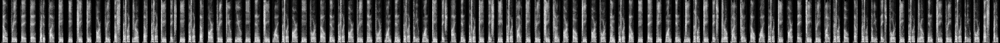
#> input picture hardware-rf/Spectre/dist/spectre.png, 1000 x 43 px, shrunk from 4494 x 192 before the run, found by its file name
$ python solve.py
#> lines starting #> are read from the running program, lines starting #| are printed output that depends on the picture; after the words box and inside, x2 and y2 are one past the last pixel; in counts of white or black regions, pixels touching at a corner belong together
import wave
from pathlib import Path
import numpy as np
from PIL import Image

def load_image(path):
#> called with path = 'dist/spectre.png'
    image = np.array(Image.open(path).convert("L"), dtype=np.float32) / 255
    low, high = np.percentile(image, [0.2, 99.85])
#> low = 0; high = 0.851
    if high > low:
        image = (image - low) / (high - low)
    return np.clip(image, 0, 1)
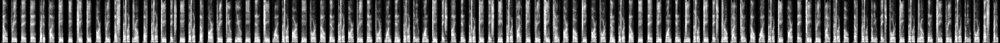
#> returned value: shape (43, 1000) float32; min 0, max 1, mean 0.308

def get_magnitude(image):
    image = image[::-1]
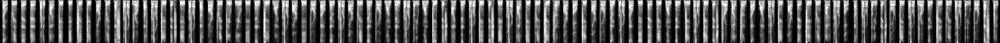
#> image: shape (43, 1000) float32; min 0, max 1, mean 0.308
    resized = Image.fromarray(np.round(image * 255).astype(np.uint8))
    resized = resized.resize((image.shape[1], 257), Image.Resampling.BICUBIC)
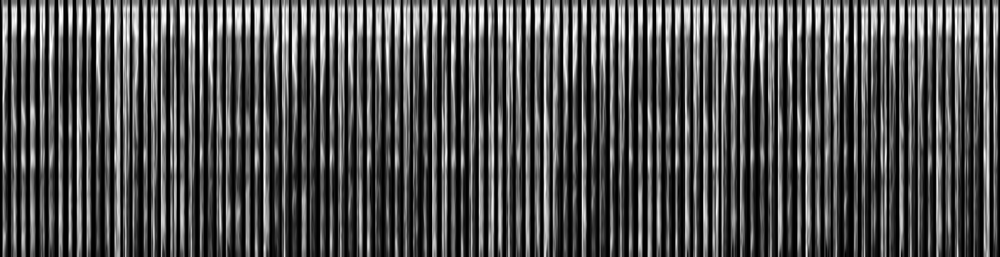
#> resized: PIL image 1000x257 L; min 0, max 255, mean 78.4
    spectrogram = np.array(resized, dtype=np.float32) / 255
    spectrogram = np.clip(spectrogram, 0, 1) ** 0.85

    magnitude = 10 ** ((-60 + 60 * spectrogram) / 20)
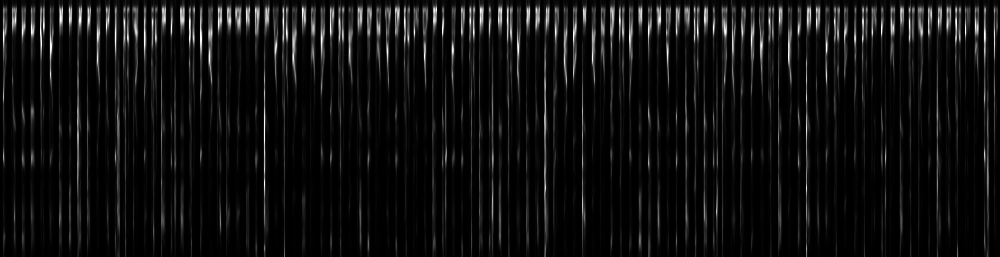
#> magnitude: shape (257, 1000) float32; min 0.001, max 1, mean 0.0609
    magnitude[0] *= 0.05
#> magnitude: shape (257, 1000) float32; 0.39% of pixels changed, all inside (x1, y1, x2, y2) = (0, 0, 1000, 1)
    magnitude /= magnitude.max() + 1e-8
    return magnitude.astype(np.float32)

def make_frames(frame_count):
    length = (frame_count - 1) * 192 + 512
    starts = np.arange(frame_count)[:, None] * 192
    indexes = starts + np.arange(512)[None, :]
    window = np.hanning(512).astype(np.float32)
    normalization = np.zeros(length, dtype=np.float32)

    np.add.at(normalization, indexes.ravel(), np.tile(window ** 2, frame_count))
    normalization[normalization < 1e-8] = 1
    return indexes, window, normalization

def stft(audio, indexes, window):
    frames = audio[indexes] * window
    return np.fft.rfft(frames, n=512, axis=1).T

def istft(spectrogram, indexes, window, normalization):
    frames = np.fft.irfft(spectrogram.T, n=512, axis=1).real.astype(np.float32)
    frames *= window
    audio = np.zeros(len(normalization), dtype=np.float32)
    np.add.at(audio, indexes.ravel(), frames.ravel())
    return audio / normalization

def griffin_lim(magnitude):
    indexes, window, normalization = make_frames(magnitude.shape[1])
    random = np.random.default_rng(20260722)
    phase = np.exp(2j * np.pi * random.random(magnitude.shape)).astype(np.complex64)

    for iteration in range(240):
        audio = istft(magnitude * phase, indexes, window, normalization)
        rebuilt = stft(audio, indexes, window)
        phase = rebuilt / (np.abs(rebuilt) + 1e-8)

        if iteration == 0 or (iteration + 1) % 50 == 0:
            error = np.linalg.norm(np.abs(rebuilt) - magnitude) / np.linalg.norm(magnitude)
            print(f"Iteration {iteration + 1}/240, error: {error:.4f}", flush=True)
#> this loop made 240 passes
#> error on passes 1, 50, 100, 150, 200: 0.553, 0.106, 0.0933, 0.088, 0.0848
#| Iteration 1/240, error: 0.5535
#| Iteration 50/240, error: 0.1055
#| Iteration 100/240, error: 0.0933
#| Iteration 150/240, error: 0.0880
#| Iteration 200/240, error: 0.0848
#> pass 1, in istft, `frames = np.fft.irfft(spectrogram.T, n=512, axis=1).real.astype(np.flo..`:
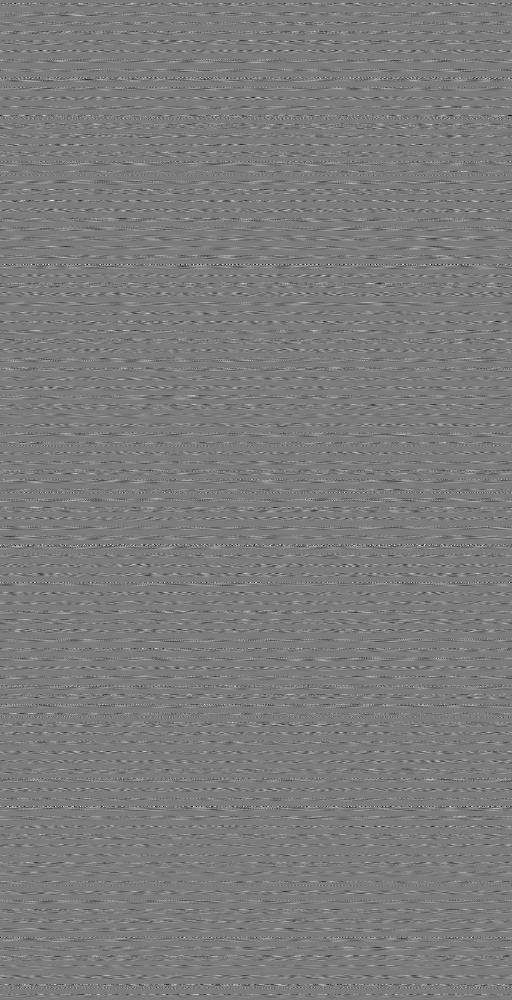
#> frames: shape (1000, 512) float32; min -0.0681, max 0.0708, mean -1.38e-07; drawn with min black and max white

    audio = istft(magnitude * phase, indexes, window, normalization)
    audio -= audio.mean()
    peak = np.max(np.abs(audio))
#> peak = 0.381
    if peak > 0:
        audio /= peak
    return audio

def save_wav(path, audio):
#> (the run stopped early here; a loop or call above may not have finished)
